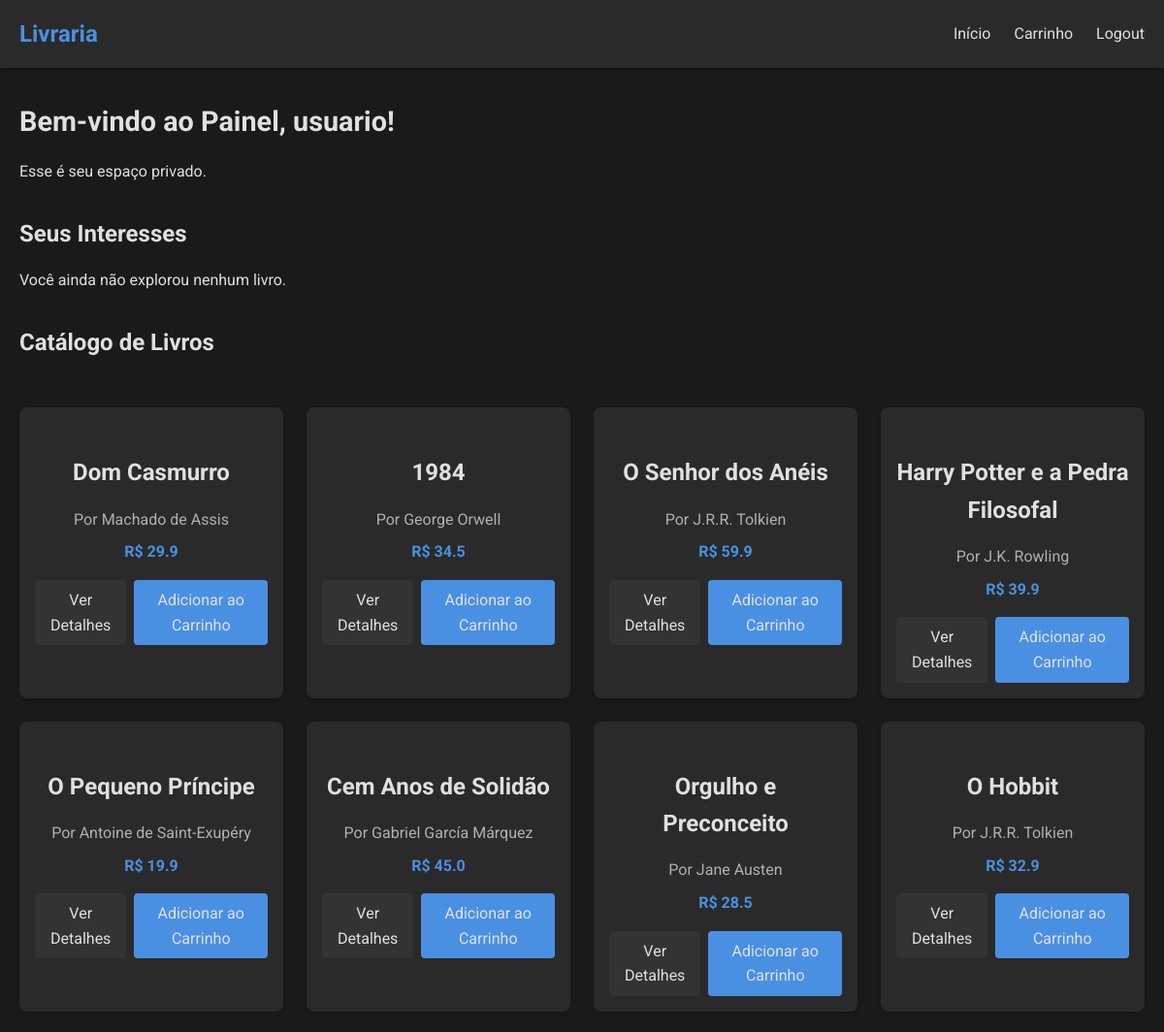
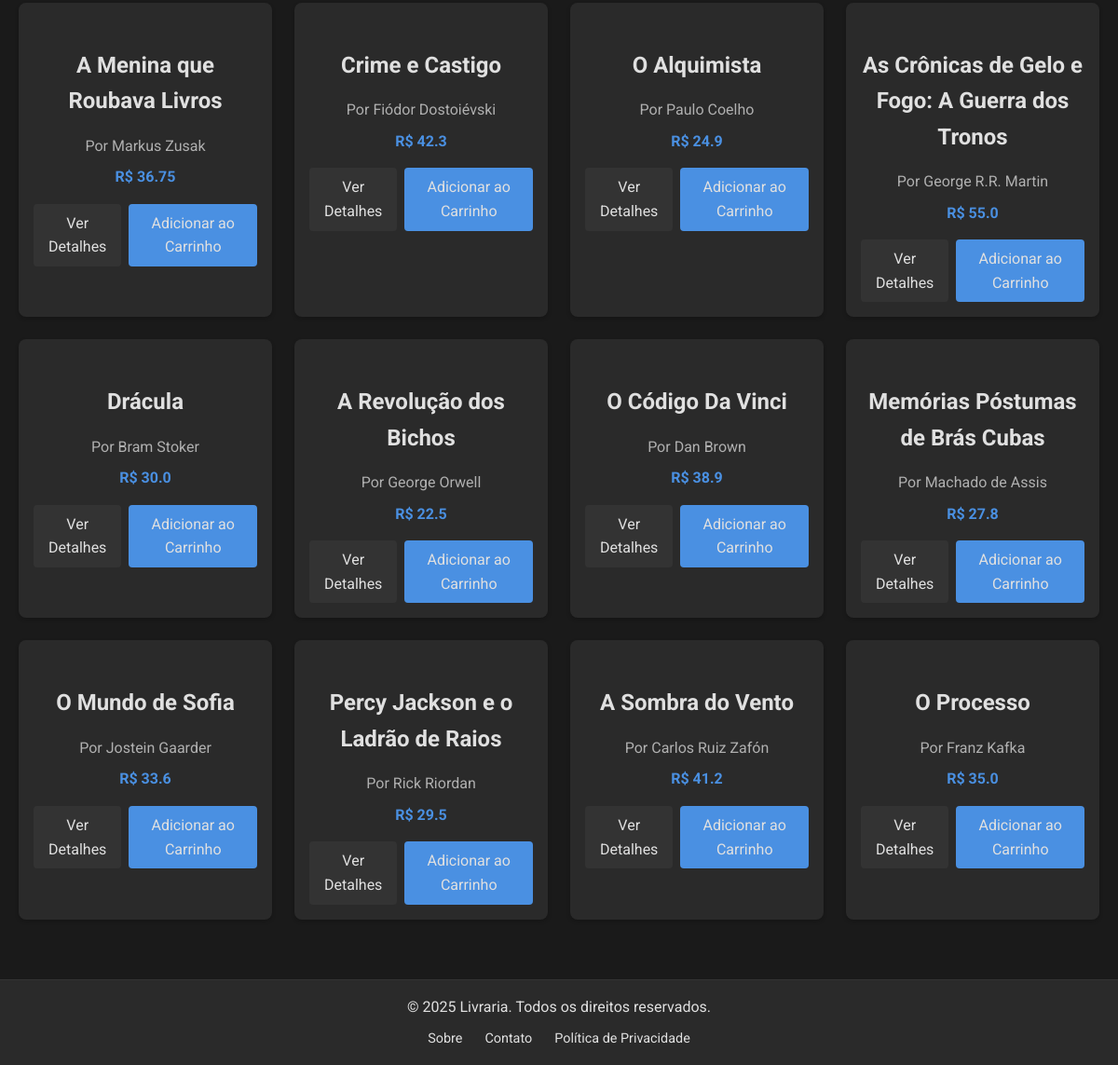
/dashboard (signed in), run on the app's committed database (2 pictures, top to bottom).
### models.py (models this page shows)
class Usuario(db.Model, UserMixin):
    __tablename__ = 'usuarios'
    id = db.Column(db.Integer, primary_key=True)
    nome = db.Column(db.String(100), nullable=False)
    email = db.Column(db.String(120), unique=True, nullable=False)
    senha = db.Column(db.String(200), nullable=False)

class Livro(db.Model):
    __tablename__ = 'livros'
    id = db.Column(db.Integer, primary_key=True)
    titulo = db.Column(db.String(200), nullable=False)
    autor = db.Column(db.String(100), nullable=False)
    preco = db.Column(db.Float, nullable=False)
    descricao = db.Column(db.Text, nullable=True)
    sinopse = db.Column(db.Text, nullable=True)
    autor_info = db.Column(db.Text, nullable=True)

### run.py (the view)
@app.route('/dashboard')
@login_required
def dashboard():
    livros = Livro.query.all()
    interesses = session.get('interesses', [])
    livros_interesse = [Livro.query.get(id) for id in interesses[-3:] if Livro.query.get(id)]  # Últimos 3
    return render_template('dashboard.html', user=current_user, livros=livros, livros_interesse=livros_interesse)

### run.py (called while the page is built)
@login_manager.user_loader
def load_user(user_id):
    return Usuario.query.get(int(user_id))

### templates/dashboard.html (shortened to what this page needs)
<!DOCTYPE html>
<html lang="pt-BR">
<head>
    <link rel="stylesheet" href="{{ url_for('static', filename='styles.css') }}">
</head>
<body>
    <header class="header">
        <div class="container">
            <h1 class="logo">Livraria</h1>
            <nav class="nav">
                <ul>
                    <li><a href="{{ url_for('index') }}">Início</a></li>
                    <li><a href="{{ url_for('carrinho.carrinho') }}">Carrinho</a></li>
                    <li><a href="{{ url_for('logout') }}">Logout</a></li>
                </ul>
            </nav>
        </div>
    </header>
    <main class="container">
        <section class="dashboard-section">
            <h2>Bem-vindo ao Painel, {{ user.nome }}!</h2>
            <p>Esse é seu espaço privado.</p>
            <h3>Seus Interesses</h3>
            {% if livros_interesse and livros_interesse|length > 0 %}
                <section class="book-grid">
                    <div class="books">
                        {% for livro in livros_interesse %}
                            <article class="book-card book-card-highlight">
                                <h3>{{ livro.titulo }}</h3>
                                <p>Por {{ livro.autor }}</p>
                                <p class="price">R$ {{ livro.preco }}</p>
                                <div class="book-actions">
                                    <a href="{{ url_for('detalhes_livro', id=livro.id) }}" class="btn btn-secondary">Ver Detalhes</a>
                                    <a href="{{ url_for('carrinho.adicionar_carrinho', id=livro.id) }}" class="btn btn-primary">Adicionar ao Carrinho</a>
                                </div>
                            </article>
                        {% endfor %}
                    </div>
                </section>
            {% else %}
                <p>Você ainda não explorou nenhum livro.</p>
            {% endif %}
            <h3>Catálogo de Livros</h3>
            {% if livros %}
                <section class="book-grid">
                    <div class="books">
                        {% for livro in livros %}
                            <article class="book-card">
                                <h3>{{ livro.titulo }}</h3>
                                <p>Por {{ livro.autor }}</p>
                                <p class="price">R$ {{ livro.preco }}</p>
                                <div class="book-actions">
                                    <a href="{{ url_for('detalhes_livro', id=livro.id) }}" class="btn btn-secondary">Ver Detalhes</a>
                                    <a href="{{ url_for('carrinho.adicionar_carrinho', id=livro.id) }}" class="btn btn-primary">Adicionar ao Carrinho</a>
                                </div>
                            </article>
                        {% endfor %}
                    </div>
                </section>
            {% else %}
                <p>Nenhum livro cadastrado.</p>
            {% endif %}
    </main>
    <footer class="footer">
        <div class="container">
            <p>© 2025 Livraria. Todos os direitos reservados.</p>
            <ul>
                <li><a href="#">Sobre</a></li>
                <li><a href="#">Contato</a></li>
                <li><a href="#">Política de Privacidade</a></li>
            </ul>
        </div>
    </footer>
</body>
</html>

### static/styles.css (style rules this page uses)
* { margin: 0; padding: 0; box-sizing: border-box; }
body { font-family: 'Roboto', sans-serif; background-color: #1a1a1a; color: #e0e0e0; line-height: 1.6; }
.container { max-width: 1200px; margin: 0 auto; padding: 0 20px; }
.header { background-color: #2a2a2a; padding: 1rem 0; position: sticky; top: 0; z-index: 1000; box-shadow: 0 2px 4px rgba(0, 0, 0, 0.2); }
.header .container { display: flex; justify-content: space-between; align-items: center; }
.logo { font-size: 1.5rem; font-weight: 700; color: #4a90e2; }
.nav ul { list-style: none; display: flex; gap: 1.5rem; align-items: center; }
.nav a { color: #e0e0e0; text-decoration: none; font-size: 1rem; transition: color 0.3s; }
.btn { display: inline-block; padding: 0.5rem 1rem; border: none; border-radius: 4px; text-decoration: none; font-size: 1rem; cursor: pointer; transition: background-color 0.3s; }
.btn-primary { background-color: #4a90e2; color: #e0e0e0; }
.btn-secondary { background-color: #333333; color: #e0e0e0; }
.book-grid { padding: 2rem 0; }
.books { display: grid; grid-template-columns: repeat(auto-fit, minmax(250px, 1fr)); gap: 1.5rem; }
.book-card { background-color: #2a2a2a; padding: 1rem; border-radius: 8px; box-shadow: 0 2px 4px rgba(0, 0, 0, 0.2); text-align: center; }
.book-card h3 { font-size: 1.2rem; margin-bottom: 0.5rem; }
.book-card p { font-size: 1rem; color: #b0b0b0; margin-bottom: 0.5rem; }
.book-card .price { font-weight: 700; color: #4a90e2; }
.book-actions { display: flex; gap: 0.5rem; justify-content: center; margin-top: 1rem; }
.dashboard-section { padding: 2rem 0; }
.dashboard-section h2 { font-size: 1.8rem; margin-bottom: 1rem; }
.dashboard-section h3 { font-size: 1.5rem; margin: 2rem 0 1rem; }
.footer { background-color: #2a2a2a; padding: 1rem 0; text-align: center; border-top: 1px solid #333333; }
.footer ul { list-style: none; display: flex; justify-content: center; gap: 1.5rem; margin-top: 0.5rem; }
.footer a { color: #e0e0e0; text-decoration: none; font-size: 0.9rem; }

### data on the page
Usuario: nome "usuario"
Livro: titulo "Dom Casmurro", autor "Machado de Assis", preco "29.9"
Livro: titulo "1984", autor "George Orwell", preco "34.5"
Livro: titulo "O Senhor dos Anéis", autor "J.R.R. Tolkien", preco "59.9"
Livro: titulo "Harry Potter e a Pedra Filosofal", autor "J.K. Rowling", preco "39.9"
Livro: titulo "O Pequeno Príncipe", autor "Antoine de Saint-Exupéry", preco "19.9"
Livro: titulo "Cem Anos de Solidão", autor "Gabriel García Márquez", preco "45.0"
Livro: titulo "Orgulho e Preconceito", autor "Jane Austen", preco "28.5"
Livro: titulo "O Hobbit", autor "J.R.R. Tolkien", preco "32.9"
Livro: titulo "A Menina que Roubava Livros", autor "Markus Zusak", preco "36.75"
Livro: titulo "Crime e Castigo", autor "Fiódor Dostoiévski", preco "42.3"
Livro: titulo "O Alquimista", autor "Paulo Coelho", preco "24.9"
Livro: titulo "As Crônicas de Gelo e Fogo: A Guerra dos Tronos", autor "George R.R. Martin", preco "55.0"
Livro: titulo "Drácula", autor "Bram Stoker", preco "30.0"
Livro: titulo "A Revolução dos Bichos", autor "George Orwell", preco "22.5"
Livro: titulo "O Código Da Vinci", autor "Dan Brown", preco "38.9"
Livro: titulo "Memórias Póstumas de Brás Cubas", autor "Machado de Assis", preco "27.8"
Livro: titulo "O Mundo de Sofia", autor "Jostein Gaarder", preco "33.6"
Livro: titulo "Percy Jackson e o Ladrão de Raios", autor "Rick Riordan", preco "29.5"
Livro: titulo "A Sombra do Vento", autor "Carlos Ruiz Zafón", preco "41.2"
Livro: titulo "O Processo", autor "Franz Kafka", preco "35.0"
